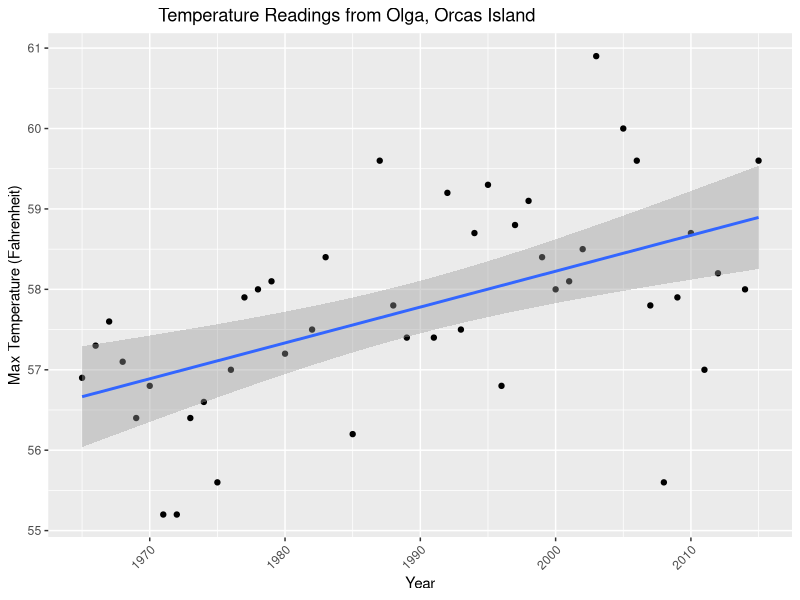

Generate this figure with R:
install.packages("tidyverse")
library(tidyverse)

library(dplyr)
library(tidyr)
library(colorspace)

## Temperature Data 1965 to 2016

read.csv("temp_data_65to16.csv")
tempdata <- read.csv("temp_data_65to16.csv")

tempdata %>% 
  ggplot(aes(x = DATE, y = TMAX)) +
  geom_point() +
  geom_smooth(method = "lm") +
  theme_gray() +
  theme(axis.text.x = element_text(angle = 45, hjust = 1)) +
  labs( x = "Year", y = "Max Temperature (Fahrenheit)", 
        title = "                      Temperature Readings from Olga, Orcas Island")
